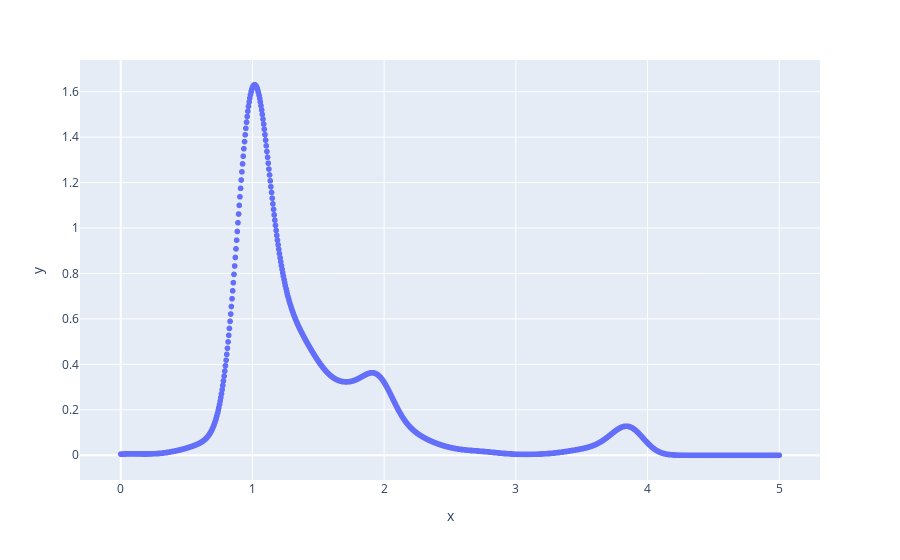

The notebook cell saved with this chart:
### Code cell
xpts = np.linspace(0.0, 5.0, 1001)
ypts = pos_kde.evaluate(xpts)
ycdf = cumulative_trapezoid(ypts, xpts, initial=0)
px.scatter(x = xpts, y = ypts)

### Figure 1 — Plotly figure (JSON) as saved in the notebook; plotly's stock layout.template omitted (floating-point values rounded to 4 significant figures; data arrays with more than 128 entries replaced by an {"elided": "..."} marker saying what was removed)
{"data": [{"hovertemplate": "x=%{x}<br>y=%{y}<extra></extra>", "legendgroup": "", "marker": {"color": "#636efa", "symbol": "circle"}, "mode": "markers", "name": "", "showlegend": false, "type": "scattergl", "x": {"elided": "1001 float values"}, "xaxis": "x", "y": {"elided": "1001 float values"}, "yaxis": "y"}], "layout": {"legend": {"tracegroupgap": 0}, "margin": {"t": 60}, "xaxis": {"anchor": "y", "domain": [0, 1], "title": {"text": "x"}}, "yaxis": {"anchor": "x", "domain": [0, 1], "title": {"text": "y"}}}}
